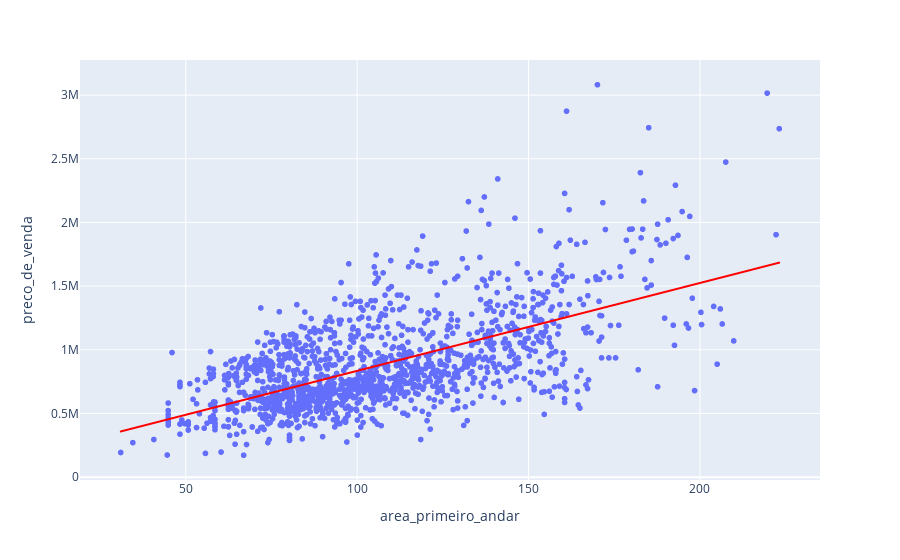

The notebook cell this image was saved under:
### Markdown cell above
Adding a linear line with plotly (relationship beetween area_primeiro_andar and preco_de_venda)

### Code cell
px.scatter(df, x= "area_primeiro_andar", y = "preco_de_venda", trendline_color_override="red", trendline="ols")

### Figure 1 — Plotly figure (JSON) as saved in the notebook; plotly's stock layout.template omitted (floating-point values rounded to 4 significant figures; data arrays with more than 128 entries replaced by an {"elided": "..."} marker saying what was removed)
{"data": [{"hovertemplate": "area_primeiro_andar=%{x}<br>preco_de_venda=%{y}<extra></extra>", "legendgroup": "", "marker": {"color": "#636efa", "symbol": "circle"}, "mode": "markers", "name": "", "showlegend": false, "type": "scattergl", "x": {"elided": "1438 float values"}, "xaxis": "x", "y": {"elided": "1438 float values"}, "yaxis": "y"}, {"hovertemplate": "<b>OLS trendline</b><br>preco_de_venda = 6899.2 * area_primeiro_andar + 144777<br>R<sup>2</sup>=0.380142<br><br>area_primeiro_andar=%{x}<br>preco_de_venda=%{y} <b>(trend)</b><extra></extra>", "legendgroup": "", "line": {"color": "red"}, "marker": {"color": "#636efa", "symbol": "circle"}, "mode": "lines", "name": "", "showlegend": false, "type": "scattergl", "x": {"elided": "1438 float values"}, "xaxis": "x", "y": {"elided": "1438 float values"}, "yaxis": "y"}], "layout": {"legend": {"tracegroupgap": 0}, "margin": {"t": 60}, "xaxis": {"anchor": "y", "domain": [0, 1], "title": {"text": "area_primeiro_andar"}}, "yaxis": {"anchor": "x", "domain": [0, 1], "title": {"text": "preco_de_venda"}}}}
